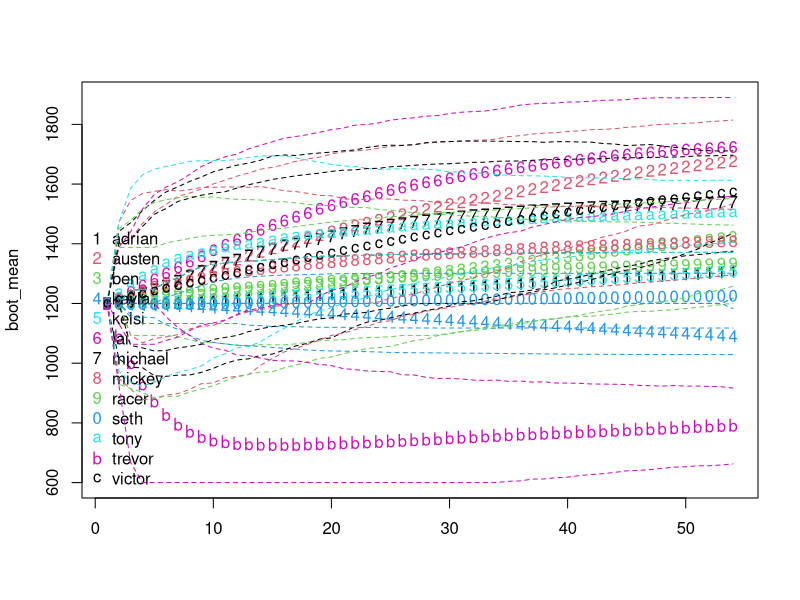
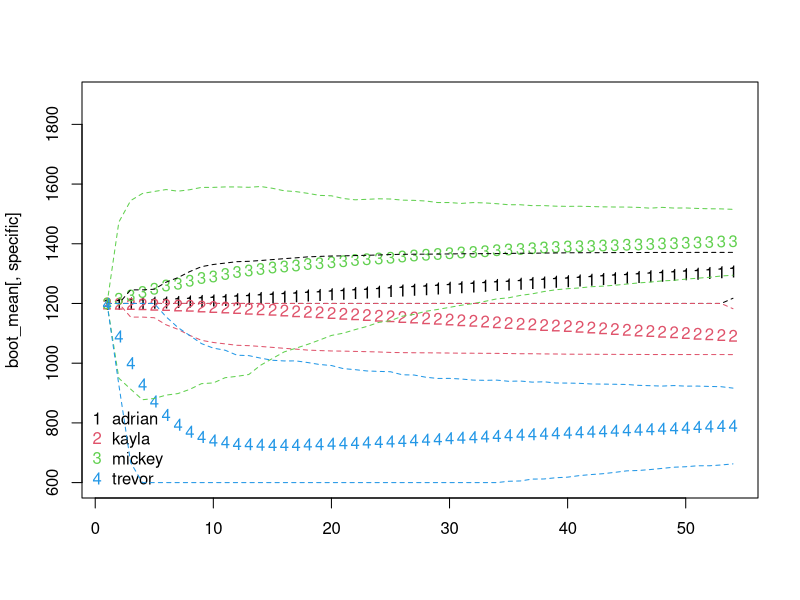

Write the R code that produced these figures, in order. (Note: this script raises an error after producing the figures.)
dat = read.table("./basketball_scores.txt", sep = ",", header = FALSE)

### Bootstrap
y = dat
players = unique(c(unlist(lapply(strsplit(as.character(dat[,1]), " "), function(x) x[-length(x)])),
    unlist(lapply(strsplit(as.character(dat[,2]), " "), function(x) x[-length(x)]))))
players = sort(players)



# bsamp_size = 100
bsamp_size = NROW(dat)+1
bsamp = 5000

boot_all = array(0, c(bsamp_size, bsamp, length(players)))

for (boot in 1:bsamp){

#samp = sample(NROW(y), bsamp_size-1, replace = TRUE)
samp = sample(NROW(y), bsamp_size-1, replace = FALSE)
#samp = 1:NROW(y)
dat = y[samp,]

n = NROW(dat)

# Make a function that takes in team rating and number of games played
# by each player and compute the new ratings. Use inside the loop.
# Can also be used to calculate ratings for hypothetical games.


# Need to standardize game length (7 (6) or 14 (12) minutes only)
# Or just use the observed score as Score / Time (still need time)
# Or consider something like percent of points won by: 10 to 11 is different than 100 to 101

# Starting rating for all players
starting_rating = 1200

# minimum score
min_score = 600

# like it sounds (involved in calculation of observed and expected scores)
logistic_scale = 5

# For every point_diff rating points that team A is higher
# than team B, team A must score 1 more point to increase
# their rating (involved in calculation of expected score only)
point_diff = 40

# K-factor groups
K.group = c(600, 1000, 1400, 1800, 2200, 2600, Inf)
# K.val = c(120, 96, 72, 48, 24)*2
# K.val = c(120, 96, 72, 48, 24, 12)*2
K.val = c(6, 5, 4, 3, 2, 1) * 40

c(120, 96, 72, 48, 24)*2
c(120, 96, 72, 48, 24, 12)*2
c(6, 5, 4, 3, 2, 1) * 40

# Multiply K.factor by K.game(ngames) --- First few games should have volatile
# changes to ratin, but the impact grows less and elss over time
K.game = function(n){
    out = double(length(n))
    for (i in 1:length(n)){
        if (n[i] <= 10)
            out[i] = 4
        if (n[i] > 10 && n[i] <= 20)
            out[i] = 2
        if (n[i] > 20 && n[i] <= 30)
            out[i] = 1
        if (n[i] > 30)
            out[i] = 1/2
        }
    return (out)
    }


# K.val represents the largest possible change, within a certain
# tier, between two evenly matched opponents
# The smallest change (a 1-point victory) is roughly K.val/20
# These are assuming the first K.game[1] games have already been played

# Function for changing K.fac multiplayer in a team
team_func = function(n) 1/sqrt(n)




team.A = strsplit(as.character(dat[,1]), " ")
team.B = strsplit(as.character(dat[,2]), " ")

A.score = as.numeric(sapply(team.A, function(x) tail(x, 1)))
B.score = as.numeric(sapply(team.B, function(x) tail(x, 1)))

team.A = lapply(team.A, function(x) x[-length(x)])
team.B = lapply(team.B, function(x) x[-length(x)])


# Get players



scores = matrix(0, n + 1, length(players))
ngames = matrix(0, n + 1, length(players))
nwin = matrix(0, n + 1, length(players))
nloss = matrix(0, n + 1, length(players))
scores[1,] = rep(starting_rating, length(players))
# scores[1,] = ending
colnames(scores) = players

for (i in 1:n){
    # Carry over the scores
    scores[i+1, ] = scores[i, ]
    scores[i+1, ] = scores[i, ]

    # Carry over number of games
    ngames[i+1, ] = ngames[i, ]
    nwin[i+1, ] = nwin[i, ]
    nloss[i+1, ] = nloss[i, ]

    # Get index for winners and losers
    A.ind = which(players %in% team.A[[i]])
    B.ind = which(players %in% team.B[[i]])

    # Use mean of player scores to determine team score
    R_A = mean(scores[i, A.ind])
    R_B = mean(scores[i, B.ind])

    # Expected score for the winners
    E_A = 1 / (1 + exp((R_B - R_A) / (logistic_scale*point_diff)))

    # Expected score for the losers
    E_B = 1 - E_A
    
    # K-factor (adjusted by number of players on the team)
    K.fac = double(length(players))
#   K.fac[c(A.ind, B.ind)] = 48
    for (j in A.ind){
        for (k in 1:length(K.val))
            if (scores[i, j] >= K.group[k] & scores[i, j] < K.group[k+1])
                K.fac[j] = K.val[k]
        }
    for (j in B.ind){
        for (k in 1:length(K.val))
            if (scores[i, j] >= K.group[k] & scores[i, j] < K.group[k+1])
                K.fac[j] = K.val[k]
        }

    # Reduce K-factor by size of the team
    K.fac[A.ind] = K.fac[A.ind] * team_func(length(A.ind))
    K.fac[B.ind] = K.fac[B.ind] * team_func(length(B.ind))

    # Adjust K-factor by number of games played
    K.fac[A.ind] = K.fac[A.ind] * K.game(ngames[i, A.ind])
    K.fac[B.ind] = K.fac[B.ind] * K.game(ngames[i, B.ind])

    # Calculate observed as using the score difference (max 10 point diff)
#   S_A = (min(win.score[i] - loss.score[i], 10) + 10) / 20
#   S_B = 1 - S_A
    S_A = 1 / (1 + exp((B.score[i] - A.score[i]) / logistic_scale))
    S_B = 1 - S_A

    # Adjust player scores
    # Team A won or tied (A.score >= B.score), but not by enough (S_A <= E_A),
    # but still don't decrease the score
    if ( (A.score[i] >= B.score[i]) && (S_A <= E_A) )
        K.fac[A.ind] = 0
    # Same for B
    if ( (B.score[i] >= A.score[i]) && (S_B <= E_B) )
        K.fac[B.ind] = 0

    scores[i+1, A.ind] = scores[i, A.ind] + K.fac[A.ind]*(S_A - E_A)
    scores[i+1, B.ind] = scores[i, B.ind] + K.fac[B.ind]*(S_B - E_B)

    # No player's score can drop below 600
    scores[i+1, scores[i+1,] < min_score] = min_score

    ngames[i+1, A.ind] = ngames[i, A.ind] + 1
    ngames[i+1, B.ind] = ngames[i, B.ind] + 1

    if (A.score[i] > B.score[i]){
        nwin[i+1, A.ind] = nwin[i, A.ind] + 1
        nloss[i+1, B.ind] = nloss[i, B.ind] + 1
        }
    if (B.score[i] > A.score[i]){
        nwin[i+1, B.ind] = nwin[i, B.ind] + 1
        nloss[i+1, A.ind] = nloss[i, A.ind] + 1
        }

    }

# around = c("austen", "lai", "mickey", "racer", "tony", "trevor")
# ending = tail(scores, 1)
# ind = which(colnames(scores) %in% around)
# ind = 1:8
# scores = scores[,ind]
# ngames = ngames[,ind]
# nwin = nwin[,ind]
# nloss = nloss[,ind]

# Official scores
round(scores)

tail(round(scores), 10)
tail(scores, 8)

final_score = round(tail(scores, 1))
final_ngames = tail(ngames, 1)
final_nwin = tail(nwin, 1)
final_nloss = tail(nloss, 1)


card = rbind(final_score, final_ngames,
    final_nwin, final_nloss)

rownames(card) = c("ELO", "GP", "W", "L")
card = data.frame(card)

# The average score across all players over time (would like to see this increase)
# apply(scores, 1, mean)

# Change in player scores over time
# apply(scores, 2, diff)

# Player scores over time
# matplot(apply(scores, 2, diff))

# mm = apply(scores, 1, mean)
# dd = diff(apply(scores, 1, mean))
# cc = rep("black", n)
# cc[which(dd > 0)] = "green"
# cc[which(dd < 0)] = "red"
# 
# scores[scores == 1200] = NA
# matplot(scores)
# #lines(apply(scores, 1, mean))  # Average of all players over time
# segments(x0 = 1:n, x1 = 2:(n+1), y0 = mm[-(n+1)], y1 = mm[-1], col = cc)
# legend("bottomleft", legend = colnames(scores),
#     pch = c(as.character(c(1:9, 0)), letters, LETTERS), bty = 'n', col = (1:ncol(scores)-1) %% 6 + 1)

# Pick a random team based on scores
random.team = function(players, card, lowest = FALSE){
    n = length(players)
    k = choose(n, n/2) / 2    # Number of possible teams

    require(gtools)
    teamA = head(combinations(n, n/2), k)
    teamB = tail(combinations(n, n/2), k)[k:1,]
    rownames(teamB) = NULL

    if (any(apply(cbind(teamA, teamB), 1, function(x) length(unique(x))) != n))
        stop("problem with getting team combinations")

    scA = apply(teamA, 1, function(y) mean(unlist(card[players[y]][1,])))
    scB = apply(teamB, 1, function(y) mean(unlist(card[players[y]][1,])))
    
    dd = abs(scA - scB)
    pp = 1 - (dd - min(dd)) / diff(range(dd)) + 0.5
    pp = pp / sum(pp)

    pick = ifelse(lowest, which.max(pp), sample(k, 1, prob = pp))

    return (list("teamA"=players[teamA[pick,]], "ratingA" = round(scA[pick]),
        "teamB"=players[teamB[pick,]], "ratingB" = round(scB[pick]),
        "diff" = round(abs(scA[pick] - scB[pick]))))
    }

# team = c("mickey", "tony", "racer", "trevor", "seth", "lai")
# random.team(team, card, FALSE)

boot_all[,boot,] = scores
}

boot_mean = apply(boot_all, c(1,3), mean)
boot_qq = apply(boot_all, c(1,3), quantile, c(0.025, 0.975))
colnames(boot_mean) = players
matplot(boot_mean, ylim = range(boot_qq))
legend("bottomleft", legend = colnames(scores),
    pch = c(as.character(c(1:9, 0)), letters, LETTERS), bty = 'n', col = (1:ncol(scores)-1) %% 6 + 1)
matplot(boot_qq[1,,], add = TRUE, lty = 2, type = 'l')
matplot(boot_qq[2,,], add = TRUE, lty = 2, type = 'l')

specific = c(1, 4, 8, 12)
matplot(boot_mean[,specific], ylim = range(boot_qq))
legend("bottomleft", legend = colnames(scores)[specific],
    pch = c(as.character(c(1:9, 0)), letters, LETTERS), bty = 'n', col = (1:ncol(scores)-1) %% 6 + 1)
matplot(boot_qq[1,,specific], add = TRUE, lty = 2, type = 'l')
matplot(boot_qq[2,,specific], add = TRUE, lty = 2, type = 'l')
points(rep(50, length(specific)), real[specific])

# matplot(poi_boot, type = 'l', col = rgb(0.5,0.5,0.5,0.5))
# mmb = apply(poi_boot, 1, mean)
# qqb1 = apply(poi_boot, 1, quantile, 0.025)
# qqb2 = apply(poi_boot, 1, quantile, 0.975)
# lines(mmb, lwd = 3)
# lines(qqb1, lwd = 2, lty = 2)
# lines(qqb2, lwd = 2, lty = 2)
# text(NROW(dat)+2, tail(mmb, 1), round(tail(mmb, 1)))
# text(NROW(dat)+2, tail(qqb1, 1), round(tail(qqb1, 1)))
# text(NROW(dat)+2, tail(qqb2, 1), round(tail(qqb2, 1)))
